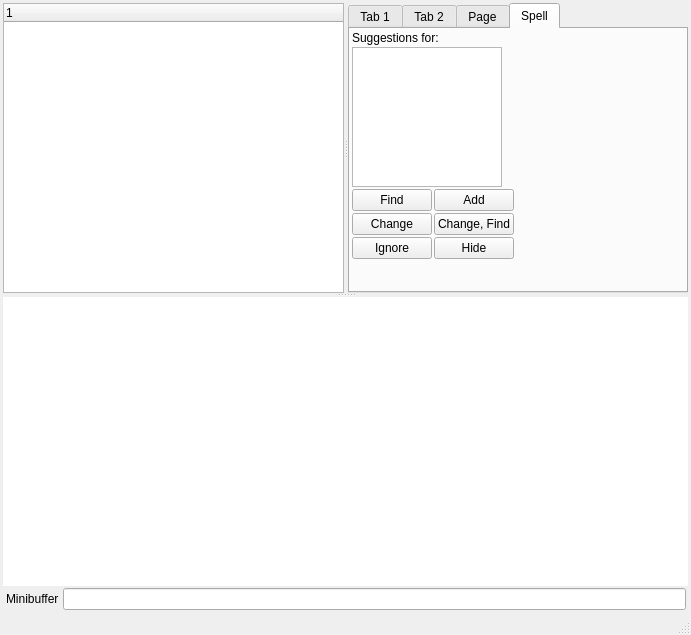
<ui version="4.0" >
 <class>MainWindow</class>
 <widget class="QMainWindow" name="MainWindow" >
  <property name="geometry" >
   <rect>
    <x>0</x>
    <y>0</y>
    <width>691</width>
    <height>635</height>
   </rect>
  </property>
  <property name="windowTitle" >
   <string>Leo</string>
  </property>
  <property name="dockNestingEnabled" >
   <bool>false</bool>
  </property>
  <property name="dockOptions" >
   <set>QMainWindow::AllowTabbedDocks|QMainWindow::AnimatedDocks</set>
  </property>
  <widget class="QWidget" name="centralwidget" >
   <layout class="QVBoxLayout" name="verticalLayout" >
    <property name="spacing" >
     <number>0</number>
    </property>
    <property name="margin" >
     <number>3</number>
    </property>
    <item>
     <widget class="QSplitter" name="splitter_2" >
      <property name="orientation" >
       <enum>Qt::Vertical</enum>
      </property>
      <widget class="QSplitter" name="splitter" >
       <property name="sizePolicy" >
        <sizepolicy vsizetype="Ignored" hsizetype="Ignored" >
         <horstretch>0</horstretch>
         <verstretch>0</verstretch>
        </sizepolicy>
       </property>
       <property name="orientation" >
        <enum>Qt::Horizontal</enum>
       </property>
       <widget class="QFrame" name="leo_outline_frame" >
        <property name="sizePolicy" >
         <sizepolicy vsizetype="Expanding" hsizetype="Ignored" >
          <horstretch>0</horstretch>
          <verstretch>0</verstretch>
         </sizepolicy>
        </property>
        <property name="frameShape" >
         <enum>QFrame::NoFrame</enum>
        </property>
        <property name="frameShadow" >
         <enum>QFrame::Plain</enum>
        </property>
        <property name="lineWidth" >
         <number>1</number>
        </property>
        <layout class="QGridLayout" name="leo_outline_grid" >
         <property name="margin" >
          <number>0</number>
         </property>
         <item row="0" column="0" >
          <widget class="QFrame" name="leo_outline_inner_frame" >
           <property name="sizePolicy" >
            <sizepolicy vsizetype="Ignored" hsizetype="Preferred" >
             <horstretch>0</horstretch>
             <verstretch>0</verstretch>
            </sizepolicy>
           </property>
           <property name="frameShape" >
            <enum>QFrame::NoFrame</enum>
           </property>
           <property name="frameShadow" >
            <enum>QFrame::Plain</enum>
           </property>
           <layout class="QGridLayout" name="gridLayout_3" >
            <property name="margin" >
             <number>0</number>
            </property>
            <item row="0" column="0" >
             <widget class="QTreeWidget" name="treeWidget" >
              <property name="sizePolicy" >
               <sizepolicy vsizetype="Ignored" hsizetype="Ignored" >
                <horstretch>0</horstretch>
                <verstretch>0</verstretch>
               </sizepolicy>
              </property>
              <column>
               <property name="text" >
                <string>1</string>
               </property>
              </column>
             </widget>
            </item>
           </layout>
          </widget>
         </item>
        </layout>
       </widget>
       <widget class="QFrame" name="leo_log_frame" >
        <property name="sizePolicy" >
         <sizepolicy vsizetype="Minimum" hsizetype="Ignored" >
          <horstretch>0</horstretch>
          <verstretch>0</verstretch>
         </sizepolicy>
        </property>
        <property name="frameShape" >
         <enum>QFrame::NoFrame</enum>
        </property>
        <property name="frameShadow" >
         <enum>QFrame::Plain</enum>
        </property>
        <property name="lineWidth" >
         <number>1</number>
        </property>
        <layout class="QGridLayout" name="leo_log_grid" >
         <property name="margin" >
          <number>0</number>
         </property>
         <item row="0" column="0" >
          <widget class="QFrame" name="leo_log_inner_frame" >
           <property name="sizePolicy" >
            <sizepolicy vsizetype="Expanding" hsizetype="Preferred" >
             <horstretch>0</horstretch>
             <verstretch>0</verstretch>
            </sizepolicy>
           </property>
           <property name="frameShape" >
            <enum>QFrame::NoFrame</enum>
           </property>
           <property name="frameShadow" >
            <enum>QFrame::Plain</enum>
           </property>
           <layout class="QGridLayout" name="gridLayout_7" >
            <property name="margin" >
             <number>0</number>
            </property>
            <item row="0" column="0" >
             <widget class="QTabWidget" name="tabWidget" >
              <property name="sizePolicy" >
               <sizepolicy vsizetype="Ignored" hsizetype="Ignored" >
                <horstretch>0</horstretch>
                <verstretch>0</verstretch>
               </sizepolicy>
              </property>
              <property name="currentIndex" >
               <number>3</number>
              </property>
              <widget class="QWidget" name="tab" >
               <attribute name="title" >
                <string>Tab 1</string>
               </attribute>
               <layout class="QVBoxLayout" name="verticalLayout_3" >
                <item>
                 <widget class="QTextBrowser" name="textBrowser" />
                </item>
               </layout>
              </widget>
              <widget class="QWidget" name="tab_2" >
               <attribute name="title" >
                <string>Tab 2</string>
               </attribute>
               <layout class="QGridLayout" name="gridLayout_5" >
                <item row="0" column="1" >
                 <widget class="QLineEdit" name="findPattern" />
                </item>
                <item row="1" column="1" >
                 <widget class="QLineEdit" name="findChange" />
                </item>
                <item row="2" column="0" >
                 <widget class="QCheckBox" name="checkBoxWholeWord" >
                  <property name="text" >
                   <string>Whole Word</string>
                  </property>
                 </widget>
                </item>
                <item row="2" column="1" >
                 <widget class="QCheckBox" name="checkBoxEntireOutline" >
                  <property name="text" >
                   <string>Entire Outline</string>
                  </property>
                 </widget>
                </item>
                <item row="3" column="0" >
                 <widget class="QCheckBox" name="checkBoxIgnoreCase" >
                  <property name="text" >
                   <string>Ignore Case</string>
                  </property>
                 </widget>
                </item>
                <item row="3" column="1" >
                 <widget class="QCheckBox" name="checkBoxSubroutineOnly" >
                  <property name="text" >
                   <string>Subroutine Only</string>
                  </property>
                 </widget>
                </item>
                <item row="4" column="0" >
                 <widget class="QCheckBox" name="checkBoxWrapAround" >
                  <property name="text" >
                   <string>Wrap Around</string>
                  </property>
                 </widget>
                </item>
                <item row="4" column="1" >
                 <widget class="QCheckBox" name="checkBoxNodeOnly" >
                  <property name="text" >
                   <string>Node Only</string>
                  </property>
                 </widget>
                </item>
                <item row="5" column="0" >
                 <widget class="QCheckBox" name="checkBoxReverse" >
                  <property name="text" >
                   <string>Reverse</string>
                  </property>
                 </widget>
                </item>
                <item row="5" column="1" >
                 <widget class="QCheckBox" name="checkBoxSearchHeadline" >
                  <property name="text" >
                   <string>Search Headline</string>
                  </property>
                 </widget>
                </item>
                <item row="6" column="0" >
                 <widget class="QCheckBox" name="checkBoxRexexp" >
                  <property name="text" >
                   <string>Regexp</string>
                  </property>
                 </widget>
                </item>
                <item row="6" column="1" >
                 <widget class="QCheckBox" name="checkBoxSearchBody" >
                  <property name="text" >
                   <string>Search Body</string>
                  </property>
                 </widget>
                </item>
                <item row="7" column="0" >
                 <widget class="QCheckBox" name="checkBoxMarkFinds" >
                  <property name="text" >
                   <string>Mark Finds</string>
                  </property>
                 </widget>
                </item>
                <item row="7" column="1" >
                 <widget class="QCheckBox" name="checkBoxMarkChanges" >
                  <property name="text" >
                   <string>Mark Changes</string>
                  </property>
                 </widget>
                </item>
                <item row="0" column="0" >
                 <widget class="QLabel" name="label_2" >
                  <property name="text" >
                   <string>Find:</string>
                  </property>
                 </widget>
                </item>
                <item row="1" column="0" >
                 <widget class="QLabel" name="label_3" >
                  <property name="text" >
                   <string>Change:</string>
                  </property>
                 </widget>
                </item>
               </layout>
              </widget>
              <widget class="QWidget" name="tab_3" >
               <attribute name="title" >
                <string>Page</string>
               </attribute>
              </widget>
              <widget class="QWidget" name="leo_spell_tab" >
               <attribute name="title" >
                <string>Spell</string>
               </attribute>
               <layout class="QVBoxLayout" name="verticalLayout_5" >
                <property name="spacing" >
                 <number>0</number>
                </property>
                <property name="margin" >
                 <number>2</number>
                </property>
                <item>
                 <widget class="QFrame" name="leo_spell_panel" >
                  <property name="palette" >
                   <palette>
                    <active>
                     <colorrole role="Base" >
                      <brush brushstyle="SolidPattern" >
                       <color alpha="255" >
                        <red>255</red>
                        <green>255</green>
                        <blue>255</blue>
                       </color>
                      </brush>
                     </colorrole>
                    </active>
                    <inactive>
                     <colorrole role="Base" >
                      <brush brushstyle="SolidPattern" >
                       <color alpha="255" >
                        <red>255</red>
                        <green>255</green>
                        <blue>255</blue>
                       </color>
                      </brush>
                     </colorrole>
                    </inactive>
                    <disabled>
                     <colorrole role="Base" >
                      <brush brushstyle="SolidPattern" >
                       <color alpha="255" >
                        <red>170</red>
                        <green>255</green>
                        <blue>0</blue>
                       </color>
                      </brush>
                     </colorrole>
                    </disabled>
                   </palette>
                  </property>
                  <property name="autoFillBackground" >
                   <bool>false</bool>
                  </property>
                  <property name="frameShape" >
                   <enum>QFrame::NoFrame</enum>
                  </property>
                  <property name="frameShadow" >
                   <enum>QFrame::Plain</enum>
                  </property>
                  <property name="lineWidth" >
                   <number>0</number>
                  </property>
                  <layout class="QVBoxLayout" name="verticalLayout_6" >
                   <property name="margin" >
                    <number>0</number>
                   </property>
                   <item>
                    <layout class="QGridLayout" name="gridLayout_6" >
                     <property name="spacing" >
                      <number>2</number>
                     </property>
                     <item row="2" column="1" >
                      <widget class="QPushButton" name="leo_spell_btn_Add" >
                       <property name="text" >
                        <string>Add</string>
                       </property>
                      </widget>
                     </item>
                     <item row="2" column="0" >
                      <widget class="QPushButton" name="leo_spell_btn_Find" >
                       <property name="text" >
                        <string>Find</string>
                       </property>
                      </widget>
                     </item>
                     <item row="3" column="0" >
                      <widget class="QPushButton" name="leo_spell_btn_Change" >
                       <property name="text" >
                        <string>Change</string>
                       </property>
                      </widget>
                     </item>
                     <item row="3" column="1" >
                      <widget class="QPushButton" name="leo_spell_btn_FindChange" >
                       <property name="text" >
                        <string>Change, Find</string>
                       </property>
                      </widget>
                     </item>
                     <item row="4" column="0" >
                      <widget class="QPushButton" name="leo_spell_btn_Ignore" >
                       <property name="text" >
                        <string>Ignore</string>
                       </property>
                      </widget>
                     </item>
                     <item row="4" column="1" >
                      <widget class="QPushButton" name="leo_spell_btn_Hide" >
                       <property name="text" >
                        <string>Hide</string>
                       </property>
                       <property name="checkable" >
                        <bool>false</bool>
                       </property>
                      </widget>
                     </item>
                     <item row="5" column="0" >
                      <spacer name="verticalSpacer" >
                       <property name="orientation" >
                        <enum>Qt::Vertical</enum>
                       </property>
                       <property name="sizeHint" stdset="0" >
                        <size>
                         <width>20</width>
                         <height>40</height>
                        </size>
                       </property>
                      </spacer>
                     </item>
                     <item row="1" column="0" colspan="2" >
                      <widget class="QListWidget" name="leo_spell_listBox" >
                       <property name="sizePolicy" >
                        <sizepolicy vsizetype="Expanding" hsizetype="MinimumExpanding" >
                         <horstretch>0</horstretch>
                         <verstretch>0</verstretch>
                        </sizepolicy>
                       </property>
                       <property name="minimumSize" >
                        <size>
                         <width>0</width>
                         <height>0</height>
                        </size>
                       </property>
                       <property name="maximumSize" >
                        <size>
                         <width>150</width>
                         <height>150</height>
                        </size>
                       </property>
                      </widget>
                     </item>
                     <item row="2" column="2" >
                      <spacer name="horizontalSpacer" >
                       <property name="orientation" >
                        <enum>Qt::Horizontal</enum>
                       </property>
                       <property name="sizeHint" stdset="0" >
                        <size>
                         <width>40</width>
                         <height>20</height>
                        </size>
                       </property>
                      </spacer>
                     </item>
                     <item row="0" column="0" colspan="2" >
                      <widget class="QLabel" name="leo_spell_label" >
                       <property name="text" >
                        <string>Suggestions for:</string>
                       </property>
                      </widget>
                     </item>
                    </layout>
                   </item>
                  </layout>
                 </widget>
                </item>
               </layout>
              </widget>
             </widget>
            </item>
           </layout>
          </widget>
         </item>
        </layout>
       </widget>
      </widget>
      <widget class="QFrame" name="leo_body_frame" >
       <property name="sizePolicy" >
        <sizepolicy vsizetype="Ignored" hsizetype="Ignored" >
         <horstretch>0</horstretch>
         <verstretch>0</verstretch>
        </sizepolicy>
       </property>
       <property name="frameShape" >
        <enum>QFrame::NoFrame</enum>
       </property>
       <property name="frameShadow" >
        <enum>QFrame::Plain</enum>
       </property>
       <property name="lineWidth" >
        <number>1</number>
       </property>
       <layout class="QGridLayout" name="leo_body_grid" >
        <property name="margin" >
         <number>0</number>
        </property>
        <item row="0" column="0" >
         <widget class="QFrame" name="leo_body_inner_frame" >
          <property name="sizePolicy" >
           <sizepolicy vsizetype="Ignored" hsizetype="Expanding" >
            <horstretch>0</horstretch>
            <verstretch>0</verstretch>
           </sizepolicy>
          </property>
          <property name="frameShape" >
           <enum>QFrame::NoFrame</enum>
          </property>
          <property name="frameShadow" >
           <enum>QFrame::Plain</enum>
          </property>
          <property name="lineWidth" >
           <number>1</number>
          </property>
          <layout class="QGridLayout" name="grid" >
           <property name="margin" >
            <number>0</number>
           </property>
           <item row="0" column="0" >
            <widget class="QStackedWidget" name="stackedWidget" >
             <property name="sizePolicy" >
              <sizepolicy vsizetype="Ignored" hsizetype="Ignored" >
               <horstretch>0</horstretch>
               <verstretch>0</verstretch>
              </sizepolicy>
             </property>
             <property name="acceptDrops" >
              <bool>true</bool>
             </property>
             <property name="lineWidth" >
              <number>1</number>
             </property>
             <property name="currentIndex" >
              <number>1</number>
             </property>
             <widget class="QWidget" name="page" >
              <layout class="QVBoxLayout" name="verticalLayout_2" >
               <property name="spacing" >
                <number>0</number>
               </property>
               <property name="margin" >
                <number>0</number>
               </property>
               <item>
                <widget class="QsciScintilla" name="textEdit" >
                 <property name="sizePolicy" >
                  <sizepolicy vsizetype="Ignored" hsizetype="Ignored" >
                   <horstretch>0</horstretch>
                   <verstretch>0</verstretch>
                  </sizepolicy>
                 </property>
                 <property name="toolTip" >
                  <string/>
                 </property>
                 <property name="whatsThis" >
                  <string/>
                 </property>
                 <property name="frameShape" >
                  <enum>QFrame::NoFrame</enum>
                 </property>
                 <property name="frameShadow" >
                  <enum>QFrame::Plain</enum>
                 </property>
                 <property name="lineWidth" >
                  <number>0</number>
                 </property>
                </widget>
               </item>
              </layout>
             </widget>
             <widget class="QWidget" name="page_2" >
              <layout class="QVBoxLayout" name="verticalLayout_4" >
               <property name="spacing" >
                <number>6</number>
               </property>
               <property name="margin" >
                <number>0</number>
               </property>
               <item>
                <widget class="QTextEdit" name="richTextEdit" >
                 <property name="frameShape" >
                  <enum>QFrame::NoFrame</enum>
                 </property>
                 <property name="frameShadow" >
                  <enum>QFrame::Plain</enum>
                 </property>
                 <property name="lineWidth" >
                  <number>0</number>
                 </property>
                </widget>
               </item>
              </layout>
             </widget>
            </widget>
           </item>
          </layout>
         </widget>
        </item>
       </layout>
      </widget>
     </widget>
    </item>
    <item>
     <widget class="QFrame" name="leo_minibuffer_frame" >
      <property name="sizePolicy" >
       <sizepolicy vsizetype="Fixed" hsizetype="MinimumExpanding" >
        <horstretch>0</horstretch>
        <verstretch>0</verstretch>
       </sizepolicy>
      </property>
      <property name="minimumSize" >
       <size>
        <width>100</width>
        <height>0</height>
       </size>
      </property>
      <property name="baseSize" >
       <size>
        <width>0</width>
        <height>0</height>
       </size>
      </property>
      <property name="midLineWidth" >
       <number>0</number>
      </property>
      <layout class="QHBoxLayout" name="leo_minibuffer_layout" >
       <property name="spacing" >
        <number>4</number>
       </property>
       <property name="leftMargin" >
        <number>3</number>
       </property>
       <property name="topMargin" >
        <number>2</number>
       </property>
       <property name="rightMargin" >
        <number>2</number>
       </property>
       <property name="bottomMargin" >
        <number>0</number>
       </property>
       <item>
        <widget class="QLabel" name="label" >
         <property name="text" >
          <string>Minibuffer</string>
         </property>
         <property name="buddy" >
          <cstring>lineEdit</cstring>
         </property>
        </widget>
       </item>
       <item>
        <widget class="QLineEdit" name="lineEdit" />
       </item>
      </layout>
     </widget>
    </item>
   </layout>
   <zorder>leo_minibuffer_frame</zorder>
   <zorder>splitter_2</zorder>
  </widget>
  <widget class="QMenuBar" name="menubar" >
   <property name="geometry" >
    <rect>
     <x>0</x>
     <y>0</y>
     <width>691</width>
     <height>19</height>
    </rect>
   </property>
   <property name="sizePolicy" >
    <sizepolicy vsizetype="Minimum" hsizetype="MinimumExpanding" >
     <horstretch>0</horstretch>
     <verstretch>0</verstretch>
    </sizepolicy>
   </property>
  </widget>
  <widget class="QStatusBar" name="statusbar" />
  <action name="actionOpen" >
   <property name="text" >
    <string>Open</string>
   </property>
  </action>
  <action name="actionSave" >
   <property name="text" >
    <string>Save</string>
   </property>
  </action>
  <action name="actionIPython" >
   <property name="text" >
    <string>IPython</string>
   </property>
  </action>
 </widget>
 <customwidgets>
  <customwidget>
   <class>QsciScintilla</class>
   <extends>QFrame</extends>
   <header>Qsci/qsciscintilla.h</header>
  </customwidget>
 </customwidgets>
 <resources/>
 <connections>
  <connection>
   <sender>leo_spell_btn_Add</sender>
   <signal>clicked()</signal>
   <receiver>MainWindow</receiver>
   <slot>do_leo_spell_btn_Add()</slot>
   <hints>
    <hint type="sourcelabel" >
     <x>467</x>
     <y>211</y>
    </hint>
    <hint type="destinationlabel" >
     <x>345</x>
     <y>321</y>
    </hint>
   </hints>
  </connection>
  <connection>
   <sender>leo_spell_btn_Change</sender>
   <signal>clicked()</signal>
   <receiver>MainWindow</receiver>
   <slot>do_leo_spell_btn_Change()</slot>
   <hints>
    <hint type="sourcelabel" >
     <x>390</x>
     <y>237</y>
    </hint>
    <hint type="destinationlabel" >
     <x>345</x>
     <y>321</y>
    </hint>
   </hints>
  </connection>
  <connection>
   <sender>leo_spell_btn_Find</sender>
   <signal>clicked()</signal>
   <receiver>MainWindow</receiver>
   <slot>do_leo_spell_btn_Find()</slot>
   <hints>
    <hint type="sourcelabel" >
     <x>390</x>
     <y>211</y>
    </hint>
    <hint type="destinationlabel" >
     <x>345</x>
     <y>321</y>
    </hint>
   </hints>
  </connection>
  <connection>
   <sender>leo_spell_btn_FindChange</sender>
   <signal>clicked()</signal>
   <receiver>MainWindow</receiver>
   <slot>do_leo_spell_btn_FindChange()</slot>
   <hints>
    <hint type="sourcelabel" >
     <x>467</x>
     <y>237</y>
    </hint>
    <hint type="destinationlabel" >
     <x>345</x>
     <y>321</y>
    </hint>
   </hints>
  </connection>
  <connection>
   <sender>leo_spell_btn_Hide</sender>
   <signal>clicked()</signal>
   <receiver>MainWindow</receiver>
   <slot>do_leo_spell_btn_Hide()</slot>
   <hints>
    <hint type="sourcelabel" >
     <x>467</x>
     <y>263</y>
    </hint>
    <hint type="destinationlabel" >
     <x>345</x>
     <y>321</y>
    </hint>
   </hints>
  </connection>
  <connection>
   <sender>leo_spell_btn_Ignore</sender>
   <signal>clicked()</signal>
   <receiver>MainWindow</receiver>
   <slot>do_leo_spell_btn_Ignore()</slot>
   <hints>
    <hint type="sourcelabel" >
     <x>390</x>
     <y>263</y>
    </hint>
    <hint type="destinationlabel" >
     <x>345</x>
     <y>321</y>
    </hint>
   </hints>
  </connection>
  <connection>
   <sender>leo_spell_listBox</sender>
   <signal>itemDoubleClicked(QListWidgetItem*)</signal>
   <receiver>MainWindow</receiver>
   <slot>do_leo_spell_btn_FindChange()</slot>
   <hints>
    <hint type="sourcelabel" >
     <x>427</x>
     <y>130</y>
    </hint>
    <hint type="destinationlabel" >
     <x>345</x>
     <y>321</y>
    </hint>
   </hints>
  </connection>
 </connections>
 <slots>
  <slot>do_leo_spell_btn_Add()</slot>
  <slot>do_leo_spell_btn_Change()</slot>
  <slot>do_leo_spell_btn_Find()</slot>
  <slot>do_leo_spell_btn_FindChange()</slot>
  <slot>do_leo_spell_btn_Hide()</slot>
  <slot>do_leo_spell_btn_Ignore()</slot>
  <slot>do_leo_spell_list_DoubleClicked(QListWidgetItem)</slot>
 </slots>
</ui>
